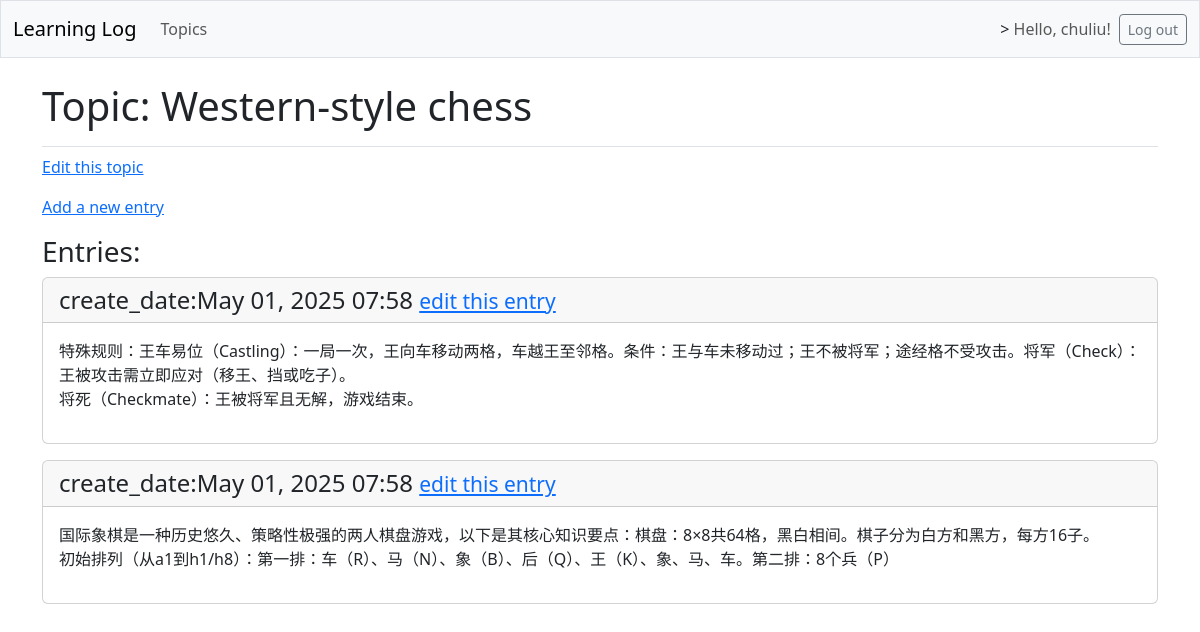
The page /topics/1/ (signed in) on the database as committed earlier.
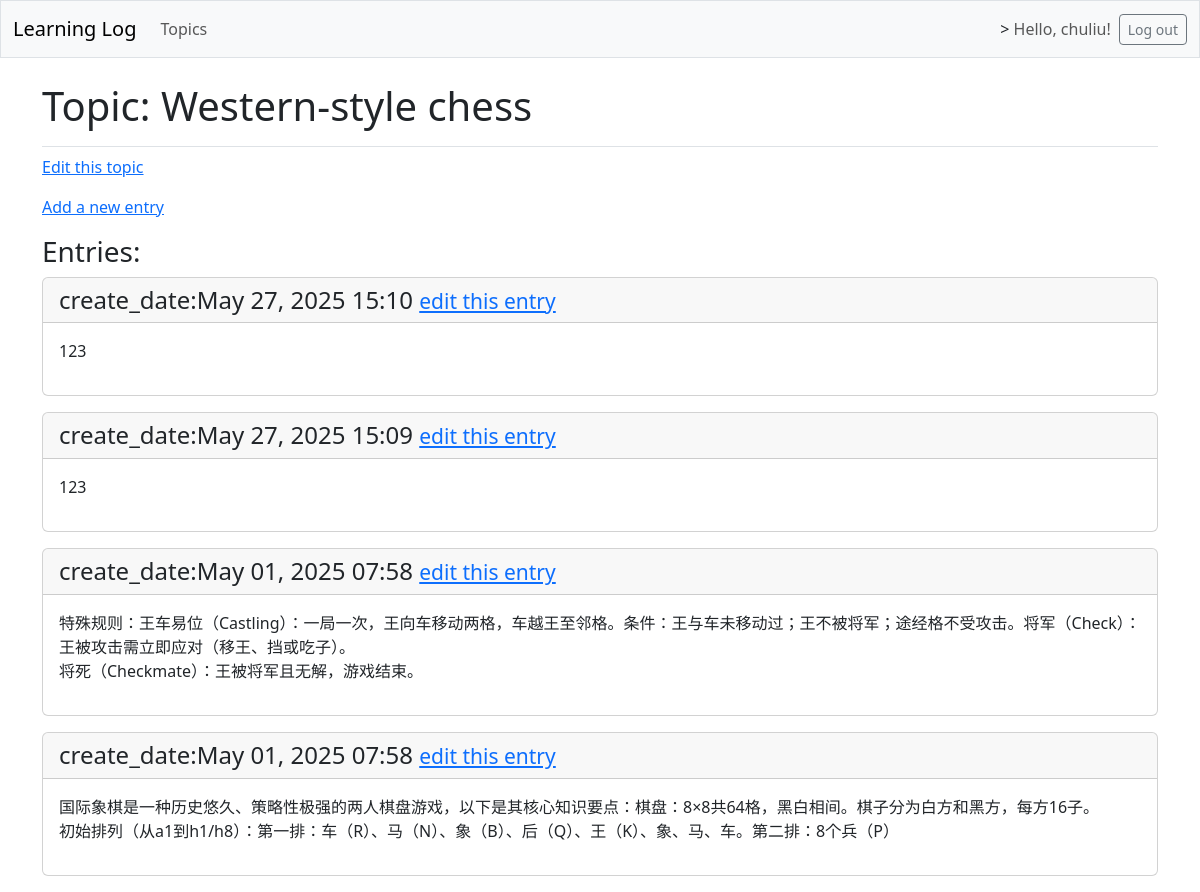
The same page on the database as committed later.
### learning_logs/models.py (models this page shows, shortened)
class Topic(models.Model):
    text = models.CharField(max_length=200)
    create_date = models.DateTimeField(auto_now_add=True)
    owner = models.ForeignKey(User, on_delete=models.CASCADE)

class Entry(models.Model):
    topic = models.ForeignKey(Topic, on_delete=models.CASCADE)
    text = models.TextField()
    create_date = models.DateTimeField(auto_now_add=True)
    class Meta:
        verbose_name_plural = 'entries'

### learning_logs/views.py (the view)
# urls.py: path('topics/<int:topic_id>/', views.topic, name='topic'),
@login_required
def topic(request, topic_id):
	topic = Topic.objects.get(id=topic_id)
	check_topic_owner(topic, request.user)
	entries = topic.entry_set.order_by('-create_date') # 减号表示降序排列
	context = {'topic': topic, 'entries': entries}
	return render(request, 'learning_logs/topic.html', context)

### learning_logs/utils.py (called while the page is built)
def check_topic_owner(topic, user):
	if topic.owner != user:
		raise Http404("You do not have permission to access this topic.")

### learning_logs/templates/learning_logs/topic.html
{% extends 'learning_logs/base.html' %}
{% block page_header %}
<h1>Topic: {{topic.text}}</h1>
{% endblock page_header %}
{% block content %}
<p><a href="{% url 'learning_logs:edit_topic' topic.id %}">Edit this topic</a></p>
<p><a href="{% url 'learning_logs:new_entry' topic.id %}">Add a new entry</a></p>
<h3>Entries:</h3>
	{% for entry in entries %}
	<div class="card mb-3">
		<h4 class="card-header">
			create_date:{{ entry.create_date|date:'M d, Y H:i'}}
			<small>
				<a href="{% url 'learning_logs:edit_entry' entry.id %}">edit this entry</a>
			</small>
		</h4>
		<div class="card-body">{{ entry.text|linebreaks }}</div>
	</div>
	{% empty %}
	<p>No entries available for this topic.</p>
	{% endfor %}
{% endblock content %}

### learning_logs/templates/learning_logs/base.html (shortened to what this page needs)
<!DOCTYPE html>
<html lang="en">
<head>
	{% load django_bootstrap5 %}
	{% bootstrap_css %}
</head>
<body>
	<nav class="navbar navbar-expand-md navbar-light bg-light mb-4 border">
		<div class="container-fluid">
			<a class="navbar-brand" href="{% url 'learning_logs:index' %}">Learning Log</a>
			<div class="collapse navbar-collapse" id="navbarCollapse">
				<ul class="navbar-nav me-auto mb-2 mb-md-0">
					<li class="nav-item">
						<a class="nav-link" href="{% url 'learning_logs:topics' %}">Topics</a>
					</li>
				</ul>
				<ul class="navbar-nav ms-auto mb-2 mb-md-0">
					{% if user.is_authenticated %}
					<li class="nav-item">
						>
						<span class="navbar-text me-2">Hello, {{ user.username }}!</span>
					</li>
					{% endif %}
				</ul>
				{% if user.is_authenticated %}
				<form action="{% url 'accounts:logout' %}" method="post">
					<button class="btn btn-outline-secondary btn-sm" name="submit">Log out</button>
				</form>
				{% endif %}
			</div>
		</div>
	</nav>
	<main class="container">
		<div class="pb-2 mb-2 border-bottom">
			{% block page_header %}{% endblock page_header%}
		</div>
		<div>
			{% block content %}{% endblock content%}
		</div>
	</main>
</body>
</html>

Rows that differ between the two databases and show on the page:
added Entry: create_date "May 27, 2025 15:10", text "123"
added Entry: create_date "May 27, 2025 15:09", text "123"
